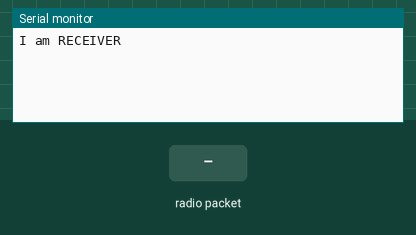
This sketch was run on a simulated Arduino Uno, built with avr-gcc and run on an emulated ATmega328P. Parts: the last lines printed to the serial monitor. Inputs (shaded band) come from the test bench. No radio packets arrive unless stated.

Above: at 1.2 s.
1.3 s: radio packet "1" arrives
At 2.5 s:
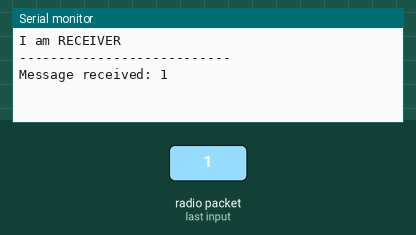
2.8 s: radio packet "0" arrives
At 3.9 s:
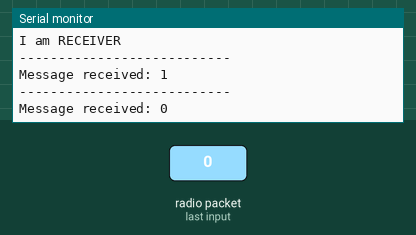
4.3 s: radio packet "2" arrives
At 5.0 s:
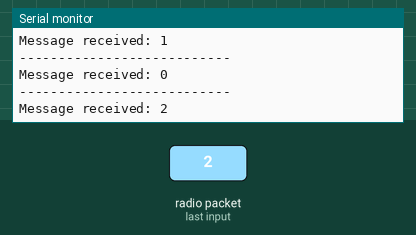

Measured:
- after the input at 1.3 s, the serial monitor: prints a new line at once (image 1)
- after the input at 2.8 s, the serial monitor: prints a new line at once (image 2)
- after the input at 4.3 s, the serial monitor: prints a new line at once (image 3)

The sketch:

AlternatingBit_Receiver.ino
```cpp
#include <SPI.h>
#include <RF24.h>
#include <nRF24L01.h>
#include <RF24_config.h>
#include "printf.h"

//Settings
#define channel 67
#define payloadSize 32
RF24 radio(3,9);

//Adresses
uint64_t receiverToHop = 0x1761D0F64Cll;
uint64_t hopToReceiver = 0x1761D0F64Bll;

void setup(void){
  Serial.begin(57600);
  printf_begin();
  radio.begin();
  delay(20);

  radio.setChannel(channel);
  radio.setRetries(0,0);
  radio.setPayloadSize(payloadSize);

  radio.openReadingPipe(1, hopToReceiver);
  radio.openWritingPipe(receiverToHop);
  Serial.println("I am RECEIVER");
  radio.printDetails();
  radio.startListening();

}

void loop(void){
  boolean ready = false;

  while(!ready){
    if(radio.available()){
      ready = true;
    }
  }

  char msg[32];
  boolean isRead = radio.read(&msg, 32);

  Serial.println("---------------------------");
  Serial.print("Message received: ");
  Serial.println(msg);
  radio.stopListening();
  if(isRead){
    msg[2] = 'A';
    msg[3] = 'C';
    msg[4] = 'K';
    boolean isSend = radio.write(msg, 32);
    if(!isSend){
      Serial.println("Failed to send the char");
    }
  }else{
     Serial.println("Failed to read the buffer");
  }
  radio.startListening();

}
```

printf.h
```cpp
// (licence header left out)
/**
 * @file printf.h
 *
 * Setup necessary to direct stdout to the Arduino Serial library, which
 * enables 'printf'
 */

#ifndef __PRINTF_H__
#define __PRINTF_H__

#ifdef ARDUINO

int serial_putc( char c, FILE * )
{
  Serial.write( c );

  return c;
}

void printf_begin(void)
{
  fdevopen( &serial_putc, 0 );
}

#else
#error This example is only for use on Arduino.
#endif // ARDUINO

#endif // __PRINTF_H__
```
